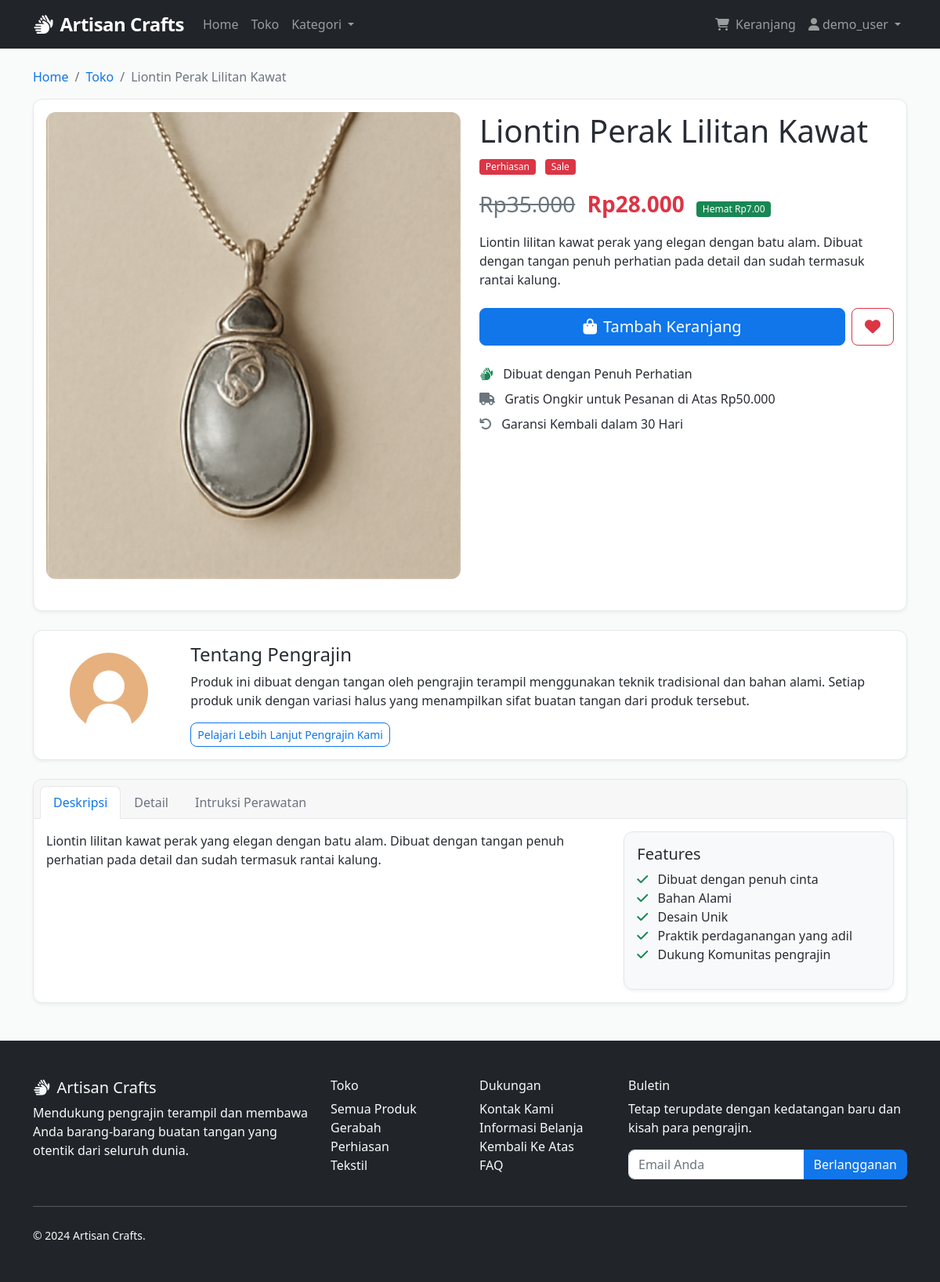
Screenshot of /product/silver-wire-wrapped-pendant (signed in) with the database file from the repository.
### models.py (models this page shows, shortened)
class Item(db.Model):
    id = db.Column(db.Integer, primary_key=True)
    title = db.Column(db.String(200), nullable=False)
    slug = db.Column(db.String(200), unique=True, nullable=False)
    description = db.Column(db.Text, nullable=False)
    price = db.Column(db.Numeric(10, 2), nullable=False)
    discount_price = db.Column(db.Numeric(10, 2), nullable=True)
    image_url = db.Column(db.String(500), nullable=True)
    category_id = db.Column(db.Integer, db.ForeignKey('category.id'), nullable=False)
    label = db.Column(db.String(1), default='P')  # P=Primary, S=Secondary, D=Danger
    date_added = db.Column(db.DateTime, default=datetime.utcnow)
    order_items = db.relationship('OrderItem', backref='item', lazy=True)
    def get_add_to_cart_url(self):
        return f'/add-to-cart/{self.slug}'
    def get_remove_from_cart_url(self):
        return f'/remove-from-cart/{self.slug}'
    def get_label_display(self):
        if self.label == 'P':
            return 'primary'
        elif self.label == 'S':
            return 'secondary'
        elif self.label == 'D':
            return 'danger'
        return 'primary'

class Category(db.Model):
    id = db.Column(db.Integer, primary_key=True)
    code = db.Column(db.String(2), unique=True, nullable=False)
    name = db.Column(db.String(100), nullable=False)
    items = db.relationship('Item', backref='category', lazy=True)

### core/routes.py (the view)
@bp.route('/product/<slug>')
def product_detail(slug):
    item = Item.query.filter_by(slug=slug).first_or_404()
    return render_template('product_detail.html', item=item)

### app.py (called while the page is built)
def format_rupiah(value):
    if value is None:
        return ""
    harga_ribuan = int(value) * 1000
    return f"Rp{harga_ribuan:,}".replace(',', '.')

### core/routes.py (called while the page is built, shortened)
def get_or_create_order():
    if 'user_id' in session:
        order = Order.query.filter_by(user_id=session['user_id'], ordered=False).first()
        if not order:
            order = Order(user_id=session['user_id'])
            db.session.add(order)
            db.session.commit()
    return order

@bp.app_context_processor
def inject_cart_count():
    try:
        order = get_or_create_order()
        cart_count = order.get_item_count() if order else 0
    except:
        cart_count = 0
    return dict(cart_count=cart_count)

### models.py (called while the page is built)
    def get_item_count(self):
        return sum(item.quantity for item in self.items)

### templates/product_detail.html (shortened to what this page needs)
{% extends 'base.html' %}
{% block content %}
<div class="container mt-4">
    <nav aria-label="breadcrumb">
        <ol class="breadcrumb">
            <li class="breadcrumb-item"><a href="{{ url_for('core.home') }}">Home</a></li>
            <li class="breadcrumb-item"><a href="{{ url_for('core.products') }}">Toko</a></li>
            <li class="breadcrumb-item active" aria-current="page">{{ item.title }}</li>
        </ol>
    </nav>
    <div class="card">
        <div class="card-body">
            <div class="row">
                <div class="col-md-6 mb-4">
                    <div class="product-image-container">
                        {% if item.image_url %}
                        <img src="{{ url_for('static', filename='images/' + item.image_url) }}" class="card-img-top" alt="{{ item.title }}">
                        {% else %}
                        <div class="product-placeholder rounded d-flex align-items-center justify-content-center" style="height: 400px; background-color: #f8f9fa;">
                            <i class="fas fa-image fa-5x text-muted"></i>
                        </div>
                        {% endif %}
                    </div>
                </div>
                <div class="col-md-6">
                    <h1 class="mb-2">{{ item.title }}</h1>
                    <div class="mb-3">
                        <span class="badge bg-{{ item.get_label_display() }} me-2">{{ item.category.name }}</span>
                        {% if item.discount_price %}
                        <span class="badge bg-danger">Sale</span>
                        {% endif %}
                    </div>
                    <div class="product-price fs-3 mb-3">
                        {% if item.discount_price %}
                        <span class="text-muted text-decoration-line-through me-2">{{ item.price|rupiah }}</span>
                        <span class="fw-bold text-danger">{{ item.discount_price|rupiah }}</span>
                        <span class="ms-2 badge bg-success">
                            Hemat Rp{{ "%.2f"|format(item.price - item.discount_price) }}
                        </span>
                        {% else %}
                        <span class="fw-bold">${{ item.price }}</span>
                        {% endif %}
                    </div>
                    <p class="mb-4">{{ item.description }}</p>
                    <div class="d-grid gap-2 d-md-flex mb-4">
                        <a href="{{ item.get_add_to_cart_url() }}" class="btn btn-primary btn-lg flex-grow-1">
                            <i class="fas fa-shopping-bag me-2"></i>Tambah Keranjang
                        </a>
                        <a href="{{ item.get_remove_from_cart_url() }}" class="btn btn-outline-danger btn-lg">
                            <i class="fas fa-heart"></i>
                        </a>
                    </div>
                    <div class="product-meta">
                        <div class="mb-2">
                            <i class="fas fa-hands text-success me-2"></i>
                            <span>Dibuat dengan Penuh Perhatian</span>
                        </div>
                        <div class="mb-2">
                            <i class="fas fa-truck text-muted me-2"></i>
                            <span>Gratis Ongkir untuk Pesanan di Atas Rp50.000</span>
                        </div>
                        <div>
                            <i class="fas fa-undo text-muted me-2"></i>
                            <span>Garansi Kembali dalam 30 Hari</span>
                        </div>
                    </div>
                </div>
            </div>
        </div>
    </div>
    <div class="card mt-4">
        <div class="card-body">
            <div class="row align-items-center">
                <div class="col-md-2 text-center">
                    <svg width="100" height="100" viewBox="0 0 200 200" xmlns="http://www.w3.org/2000/svg" class="mb-2">
                        <circle cx="100" cy="100" r="100" fill="#e6b17e" />
                        <circle cx="100" cy="85" r="40" fill="#fff" />
                        <path d="M100,130 C60,130 40,160 40,200 L160,200 C160,160 140,130 100,130 Z" fill="#fff" />
                    </svg>
                </div>
                <div class="col-md-10">
                    <h4>Tentang Pengrajin</h4>
                    <p>Produk ini dibuat dengan tangan oleh pengrajin terampil menggunakan teknik tradisional dan bahan alami. Setiap produk unik dengan variasi halus yang menampilkan sifat buatan tangan dari produk tersebut.</p>
                    <a href="#" class="btn btn-sm btn-outline-primary">Pelajari Lebih Lanjut Pengrajin Kami</a>
                </div>
            </div>
        </div>
    </div>
    <div class="card mt-4">
        <div class="card-header">
            <ul class="nav nav-tabs card-header-tabs" id="productTabs" role="tablist">
                <li class="nav-item" role="presentation">
                    <button class="nav-link active" id="description-tab" data-bs-toggle="tab" data-bs-target="#description" type="button" role="tab" aria-controls="description" aria-selected="true">
                        Deskripsi
                    </button>
                </li>
                <li class="nav-item" role="presentation">
                    <button class="nav-link" id="specifications-tab" data-bs-toggle="tab" data-bs-target="#specifications" type="button" role="tab" aria-controls="specifications" aria-selected="false">
                        Detail
                    </button>
                </li>
                <li class="nav-item" role="presentation">
                    <button class="nav-link" id="care-tab" data-bs-toggle="tab" data-bs-target="#care" type="button" role="tab" aria-controls="care" aria-selected="false">
                        Intruksi Perawatan
                    </button>
                </li>
            </ul>
        </div>
        <div class="card-body">
            <div class="tab-content" id="productTabsContent">
                <div class="tab-pane fade show active" id="description" role="tabpanel" aria-labelledby="description-tab">
                    <div class="row">
                        <div class="col-md-8">
                            <p>{{ item.description }}</p>
                        </div>
                        <div class="col-md-4">
                            <div class="card bg-light">
                                <div class="card-body">
                                    <h5 class="card-title">Features</h5>
                                    <ul class="list-unstyled">
                                        <li><i class="fas fa-check text-success me-2"></i> Dibuat dengan penuh cinta</li>
                                        <li><i class="fas fa-check text-success me-2"></i> Bahan Alami</li>
                                        <li><i class="fas fa-check text-success me-2"></i> Desain Unik</li>
                                        <li><i class="fas fa-check text-success me-2"></i> Praktik perdaganangan yang adil</li>
                                        <li><i class="fas fa-check text-success me-2"></i> Dukung Komunitas pengrajin</li>
                                    </ul>
                                </div>
                            </div>
                        </div>
                    </div>
                </div>
            </div>
        </div>
    </div>
</div>
{% endblock %}

### static/css/style.css (style rules this page uses)
:root { --primary-color: 212 87% 49%; --secondary-color: 30 70% 70%; --accent-color: 92 40% 40%; --background: 210 11% 98%; --card-background: 0 0% 100%; --text-primary: 220 13% 18%; --text-secondary: 220 9% 46%; --border-color: 220 13% 91%; }
body { font-family: 'Segoe UI', Tahoma, Geneva, Verdana, sans-serif; background-color: hsl(var(--background)); color: hsl(var(--text-primary)); }
.product-price { font-size: 1.1rem; }
.btn { border-radius: 8px; font-weight: 500; transition: all 0.3s ease; }
.btn-primary { background-color: hsl(var(--primary-color)); border-color: hsl(var(--primary-color)); }
.btn-outline-primary { color: hsl(var(--primary-color)); border-color: hsl(var(--primary-color)); }
.card { border: 1px solid hsl(var(--border-color)); border-radius: 12px; background-color: hsl(var(--card-background)); box-shadow: 0 2px 4px rgba(0,0,0,0.05); }
.card-header { border-bottom: 1px solid hsl(var(--border-color)); border-radius: 12px 12px 0 0 !important; }
.badge { font-size: 0.75rem; font-weight: 500; }
.product-image-container { position: relative; overflow: hidden; border-radius: 12px; }
.product-image-container img { transition: transform 0.3s ease; }
.nav-tabs .nav-link { color: hsl(var(--text-secondary)); border: 1px solid transparent; border-radius: 8px 8px 0 0; }
.nav-tabs .nav-link.active { color: hsl(var(--primary-color)); background-color: hsl(var(--card-background)); border-color: hsl(var(--border-color)) hsl(var(--border-color)) hsl(var(--card-background)); }
.breadcrumb { background-color: transparent; padding: 0; margin-bottom: 1rem; }
.breadcrumb-item + .breadcrumb-item::before { color: hsl(var(--text-secondary)); }
.breadcrumb-item a { color: hsl(var(--primary-color)); text-decoration: none; }

### rows the page displays
Item: title "Liontin Perak Lilitan Kawat", image_url (picture), price|rupiah "Rp35.000", discount_price|rupiah "Rp28.000", item.price-item.discount_price "7.00", description "Liontin lilitan kawat perak yang elegan dengan batu alam. Dibuat dengan tangan penuh perhatian pada detail dan sudah termasuk rantai kalung."
Category: category.name "Perhiasan"

### other values shown
{{ session.username }} "demo_user"
